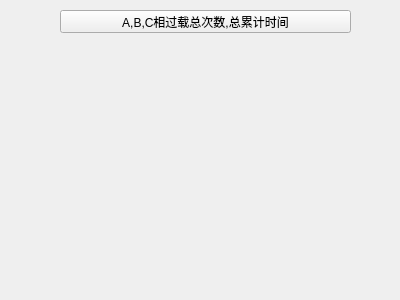
<?xml version="1.0" encoding="UTF-8"?>
<ui version="4.0">
 <class>overload</class>
 <widget class="QWidget" name="overload">
  <property name="geometry">
   <rect>
    <x>0</x>
    <y>0</y>
    <width>400</width>
    <height>300</height>
   </rect>
  </property>
  <property name="windowTitle">
   <string>Form</string>
  </property>
  <widget class="QPushButton" name="ABCoverload">
   <property name="geometry">
    <rect>
     <x>60</x>
     <y>10</y>
     <width>291</width>
     <height>23</height>
    </rect>
   </property>
   <property name="text">
    <string>A,B,C相过载总次数,总累计时间</string>
   </property>
  </widget>
 </widget>
 <resources/>
 <connections/>
</ui>
